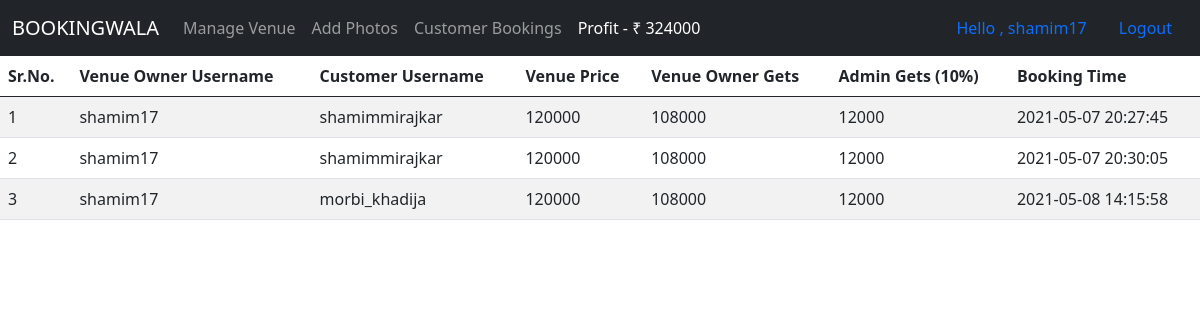
Screenshot of /venueownerprofit.php (signed in) with the database file from the repository.
### tables this page shows
CREATE TABLE `venueownerprofit` (
  `id` int(10) NOT NULL,
  `username` varchar(50) NOT NULL,
  `cusername` varchar(50) NOT NULL,
  `venueprice` int(10) NOT NULL,
  `ownergets` int(10) NOT NULL,
  `admingets` int(10) NOT NULL,
  `timestamp` timestamp NOT NULL DEFAULT current_timestamp()
);

### venueownerprofit.php (the view, shortened to what this page needs)
<?php
include 'database.php';
$username = $_SESSION['username'];
$query = "SELECT SUM(ownergets) FROM `venueownerprofit` where username='$username'";
$result1 = mysqli_query($conn, $query);
while ($row = mysqli_fetch_assoc($result1)) {
  $total = $row['SUM(ownergets)'];
}
?>
<!DOCTYPE html>
<html lang="en">
<head>
    <link href="https://cdn.jsdelivr.net/npm/bootstrap@5.0.0-beta3/dist/css/bootstrap.min.css?v=<?php echo time(); ?>" rel="stylesheet">
</head>
<body>
<nav class="navbar navbar-expand-lg navbar-dark bg-dark">
    <div class="container-fluid">
      <a class="navbar-brand" href="voindex.php">BOOKINGWALA</a>
      <div class="collapse navbar-collapse" id="navbarSupportedContent">
        <ul class="navbar-nav me-auto mb-2 mb-lg-0">
          <li class="nav-item">
            <a class="nav-link " href="addvenue.php"  role="button"  aria-expanded="false">
              Manage Venue
            </a>
          </li>
          <li class="nav-item">
            <a class="nav-link " href="addvenuephotos.php"  role="button"  aria-expanded="false">
              Add Photos
            </a>
          </li>
          <li class="nav-item">
            <a class="nav-link " href="venueownercustomerbookings.php"  role="button"  aria-expanded="false">
              Customer Bookings
            </a>
          </li>
          <li class="nav-item">
            <a class="nav-link active" href="venueownerprofit.php"  role="button"  aria-expanded="false">
              Profit - &#8377 <?php echo $total; ?>
            </a>
          </li>
        </ul>
        <li class="nav-item d-flex">
          <a class="nav-link" href="#">Hello , <?php echo $_SESSION['username']; ?></a>
          <a class="nav-link" href="logout.php">Logout</a>
        </li>
      </div>
    </div>
  </nav>
<table class="table table-striped">
  <thead>
    <tr>
      <th scope="col">Sr.No.</th>
      <th scope="col">Venue Owner Username</th>
      <th scope="col">Customer Username</th>
      <th scope="col">Venue Price</th>
      <th scope="col">Venue Owner Gets</th>
      <th scope="col">Admin Gets (10%)</th>
      <th scope="col">Booking Time</th>
    </tr>
  </thead>
  <tbody>
  <?php
            include 'database.php';
            $username = $_SESSION['username'];
            $sql = "SELECT * FROM `venueownerprofit` where username='$username'";
            $result = mysqli_query($conn , $sql);
            $sno = 0;
            while($row = mysqli_fetch_assoc($result)){
            $sno = $sno + 1;
            echo "<tr>
            <td>". $sno . "</td>
            <td>". $row['username'] . "</td>
            <td>". $row['cusername'] . "</td>
            <td>". $row['venueprice'] . "</td>
            <td>". $row['ownergets'] . "</td>
            <td>". $row['admingets'] . "</td>
            <td>". $row['timestamp'] . "</td>
          </tr>";}
        ?>
  </tbody>
</table>
</body>
</html>

### rows the page displays
venueownerprofit: username "shamim17", cusername "shamimmirajkar", venueprice "120000", ownergets "108000", admingets "12000", timestamp "2021-05-07 20:27:45"
venueownerprofit: username "shamim17", cusername "shamimmirajkar", venueprice "120000", ownergets "108000", admingets "12000", timestamp "2021-05-07 20:30:05"
venueownerprofit: username "shamim17", cusername "morbi_khadija", venueprice "120000", ownergets "108000", admingets "12000", timestamp "2021-05-08 14:15:58"

### other values shown
$total "324000"
$_SESSION['username'] "shamim17"
